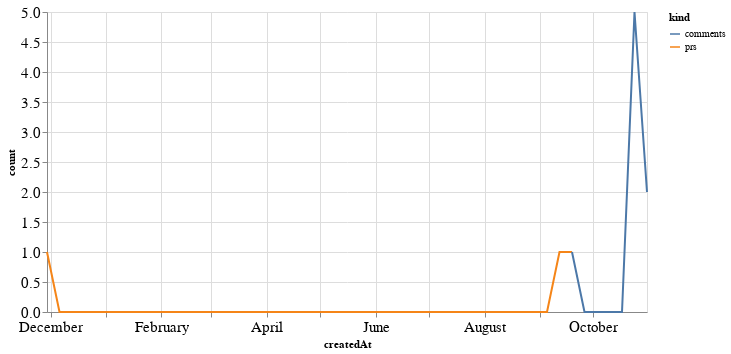

Write notebook code for a chart like this one.
### Code cell
alt.Chart(total_time, width=600).mark_line().encode(
    x='createdAt',
    y='count',
    color='kind'
)

### Figure 1 — Vega-Lite specification as saved in the notebook (floating-point values rounded to 4 significant figures)
{"config": {"axisLeft": {"labelFontSize": 15}, "axisBottom": {"labelFontSize": 15}}, "data": {"name": "data-b099fd224c7d4a60e4e002cc77b81f9e"}, "mark": "line", "encoding": {"color": {"type": "nominal", "field": "kind"}, "x": {"type": "temporal", "field": "createdAt"}, "y": {"type": "quantitative", "field": "count"}}, "width": 600, "$schema": "https://vega.github.io/schema/vega-lite/v4.8.1.json", "datasets": {"data-b099fd224c7d4a60e4e002cc77b81f9e": [{"createdAt": "2020-11-29T00:00:00", "kind": "prs", "count": 1.0}, {"createdAt": "2020-12-06T00:00:00", "kind": "prs", "count": 0.0}, {"createdAt": "2020-12-13T00:00:00", "kind": "prs", "count": 0.0}, {"createdAt": "2020-12-20T00:00:00", "kind": "prs", "count": 0.0}, {"createdAt": "2020-12-27T00:00:00", "kind": "prs", "count": 0.0}, {"createdAt": "2021-01-03T00:00:00", "kind": "prs", "count": 0.0}, {"createdAt": "2021-01-10T00:00:00", "kind": "prs", "count": 0.0}, {"createdAt": "2021-01-17T00:00:00", "kind": "prs", "count": 0.0}, {"createdAt": "2021-01-24T00:00:00", "kind": "prs", "count": 0.0}, {"createdAt": "2021-01-31T00:00:00", "kind": "prs", "count": 0.0}, {"createdAt": "2021-02-07T00:00:00", "kind": "prs", "count": 0.0}, {"createdAt": "2021-02-14T00:00:00", "kind": "prs", "count": 0.0}, {"createdAt": "2021-02-21T00:00:00", "kind": "prs", "count": 0.0}, {"createdAt": "2021-02-28T00:00:00", "kind": "prs", "count": 0.0}, {"createdAt": "2021-03-07T00:00:00", "kind": "prs", "count": 0.0}, {"createdAt": "2021-03-14T00:00:00", "kind": "prs", "count": 0.0}, {"createdAt": "2021-03-21T00:00:00", "kind": "prs", "count": 0.0}, {"createdAt": "2021-03-28T00:00:00", "kind": "prs", "count": 0.0}, {"createdAt": "2021-04-04T00:00:00", "kind": "prs", "count": 0.0}, {"createdAt": "2021-04-11T00:00:00", "kind": "prs", "count": 0.0}, {"createdAt": "2021-04-18T00:00:00", "kind": "prs", "count": 0.0}, {"createdAt": "2021-04-25T00:00:00", "kind": "prs", "count": 0.0}, {"createdAt": "2021-05-02T00:00:00", "kind": "prs", "count": 0.0}, {"createdAt": "2021-05-09T00:00:00", "kind": "prs", "count": 0.0}, {"createdAt": "2021-05-16T00:00:00", "kind": "prs", "count": 0.0}, {"createdAt": "2021-05-23T00:00:00", "kind": "prs", "count": 0.0}, {"createdAt": "2021-05-30T00:00:00", "kind": "prs", "count": 0.0}, {"createdAt": "2021-06-06T00:00:00", "kind": "prs", "count": 0.0}, {"createdAt": "2021-06-13T00:00:00", "kind": "prs", "count": 0.0}, {"createdAt": "2021-06-20T00:00:00", "kind": "prs", "count": 0.0}, {"createdAt": "2021-06-27T00:00:00", "kind": "prs", "count": 0.0}, {"createdAt": "2021-07-04T00:00:00", "kind": "prs", "count": 0.0}, {"createdAt": "2021-07-11T00:00:00", "kind": "prs", "count": 0.0}, {"createdAt": "2021-07-18T00:00:00", "kind": "prs", "count": 0.0}, {"createdAt": "2021-07-25T00:00:00", "kind": "prs", "count": 0.0}, {"createdAt": "2021-08-01T00:00:00", "kind": "prs", "count": 0.0}, {"createdAt": "2021-08-08T00:00:00", "kind": "prs", "count": 0.0}, {"createdAt": "2021-08-15T00:00:00", "kind": "prs", "count": 0.0}, {"createdAt": "2021-08-22T00:00:00", "kind": "prs", "count": 0.0}, {"createdAt": "2021-08-29T00:00:00", "kind": "prs", "count": 0.0}, {"createdAt": "2021-09-05T00:00:00", "kind": "prs", "count": 0.0}, {"createdAt": "2021-09-12T00:00:00", "kind": "prs", "count": 1.0}, {"createdAt": "2021-09-19T00:00:00", "kind": "prs", "count": 1.0}, {"createdAt": "2021-09-26T00:00:00", "kind": "prs", "count": null}, {"createdAt": "2021-10-03T00:00:00", "kind": "prs", "count": null}, {"createdAt": "2021-10-10T00:00:00", "kind": "prs", "count": null}, {"createdAt": "2021-10-17T00:00:00", "kind": "prs", "count": null}, {"createdAt": "2021-10-24T00:00:00", "kind": "prs", "count": null}, {"createdAt": "2021-10-31T00:00:00", "kind": "prs", "count": null}, {"createdAt": "2020-11-29T00:00:00", "kind": "comments", "count": null}, {"createdAt": "2020-12-06T00:00:00", "kind": "comments", "count": null}, {"createdAt": "2020-12-13T00:00:00", "kind": "comments", "count": null}, {"createdAt": "2020-12-20T00:00:00", "kind": "comments", "count": null}, {"createdAt": "2020-12-27T00:00:00", "kind": "comments", "count": null}, {"createdAt": "2021-01-03T00:00:00", "kind": "comments", "count": null}, {"createdAt": "2021-01-10T00:00:00", "kind": "comments", "count": null}, {"createdAt": "2021-01-17T00:00:00", "kind": "comments", "count": null}, {"createdAt": "2021-01-24T00:00:00", "kind": "comments", "count": null}, {"createdAt": "2021-01-31T00:00:00", "kind": "comments", "count": null}, {"createdAt": "2021-02-07T00:00:00", "kind": "comments", "count": null}, {"createdAt": "2021-02-14T00:00:00", "kind": "comments", "count": null}, {"createdAt": "2021-02-21T00:00:00", "kind": "comments", "count": null}, {"createdAt": "2021-02-28T00:00:00", "kind": "comments", "count": null}, {"createdAt": "2021-03-07T00:00:00", "kind": "comments", "count": null}, {"createdAt": "2021-03-14T00:00:00", "kind": "comments", "count": null}, {"createdAt": "2021-03-21T00:00:00", "kind": "comments", "count": null}, {"createdAt": "2021-03-28T00:00:00", "kind": "comments", "count": null}, {"createdAt": "2021-04-04T00:00:00", "kind": "comments", "count": null}, {"createdAt": "2021-04-11T00:00:00", "kind": "comments", "count": null}, {"createdAt": "2021-04-18T00:00:00", "kind": "comments", "count": null}, {"createdAt": "2021-04-25T00:00:00", "kind": "comments", "count": null}, {"createdAt": "2021-05-02T00:00:00", "kind": "comments", "count": null}, {"createdAt": "2021-05-09T00:00:00", "kind": "comments", "count": null}, {"createdAt": "2021-05-16T00:00:00", "kind": "comments", "count": null}, {"createdAt": "2021-05-23T00:00:00", "kind": "comments", "count": null}, {"createdAt": "2021-05-30T00:00:00", "kind": "comments", "count": null}, {"createdAt": "2021-06-06T00:00:00", "kind": "comments", "count": null}, {"createdAt": "2021-06-13T00:00:00", "kind": "comments", "count": null}, {"createdAt": "2021-06-20T00:00:00", "kind": "comments", "count": null}, {"createdAt": "2021-06-27T00:00:00", "kind": "comments", "count": null}, {"createdAt": "2021-07-04T00:00:00", "kind": "comments", "count": null}, {"createdAt": "2021-07-11T00:00:00", "kind": "comments", "count": null}, {"createdAt": "2021-07-18T00:00:00", "kind": "comments", "count": null}, {"createdAt": "2021-07-25T00:00:00", "kind": "comments", "count": null}, {"createdAt": "2021-08-01T00:00:00", "kind": "comments", "count": null}, {"createdAt": "2021-08-08T00:00:00", "kind": "comments", "count": null}, {"createdAt": "2021-08-15T00:00:00", "kind": "comments", "count": null}, {"createdAt": "2021-08-22T00:00:00", "kind": "comments", "count": null}, {"createdAt": "2021-08-29T00:00:00", "kind": "comments", "count": null}, {"createdAt": "2021-09-05T00:00:00", "kind": "comments", "count": null}, {"createdAt": "2021-09-12T00:00:00", "kind": "comments", "count": null}, {"createdAt": "2021-09-19T00:00:00", "kind": "comments", "count": 1.0}, {"createdAt": "2021-09-26T00:00:00", "kind": "comments", "count": 0.0}, {"createdAt": "2021-10-03T00:00:00", "kind": "comments", "count": 0.0}, {"createdAt": "2021-10-10T00:00:00", "kind": "comments", "count": 0.0}, {"createdAt": "2021-10-17T00:00:00", "kind": "comments", "count": 0.0}, {"createdAt": "2021-10-24T00:00:00", "kind": "comments", "count": 5.0}, {"createdAt": "2021-10-31T00:00:00", "kind": "comments", "count": 2.0}]}}
